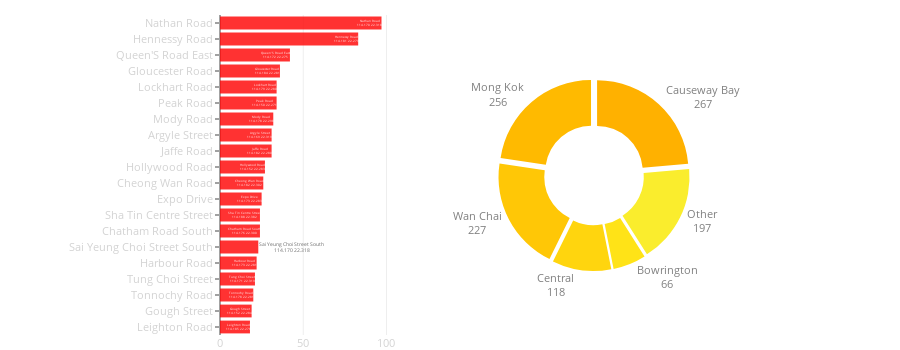

The notebook cell saved with this chart:
### Code cell
street_area_combine(city_data)

### Figure 1 — Plotly figure (JSON) as saved in the notebook; plotly's stock layout.template omitted (floating-point values rounded to 4 significant figures)
{"data": [{"hoverinfo": "text", "marker": {"color": "red"}, "opacity": 0.8, "orientation": "h", "showlegend": false, "text": ["Nathan Road<br>114.170 22.318", "Hennessy Road<br>114.181 22.279", "Queen'S Road East<br>114.172 22.275", "Gloucester Road<br>114.184 22.281", "Lockhart Road<br>114.179 22.280", "Peak Road<br>114.150 22.271", "Mody Road<br>114.178 22.298", "Argyle Street<br>114.169 22.319", "Jaffe Road<br>114.182 22.280", "Hollywood Road<br>114.152 22.283", "Cheong Wan Road<br>114.182 22.302", "Expo Drive<br>114.173 22.283", "Sha Tin Centre Street<br>114.188 22.382", "Chatham Road South<br>114.176 22.300", "Sai Yeung Choi Street South<br>114.170 22.318", "Harbour Road<br>114.173 22.281", "Tung Choi Street<br>114.171 22.319", "Tonnochy Road<br>114.178 22.281", "Gough Street<br>114.152 22.284", "Leighton Road<br>114.185 22.278"], "type": "bar", "uid": "612a17da-4291-11e9-9dd9-3c15c2cf2370", "x": [97, 83, 42, 36, 34, 34, 32, 31, 31, 27, 26, 25, 24, 24, 23, 22, 21, 20, 19, 18], "y": ["Nathan Road", "Hennessy Road", "Queen'S Road East", "Gloucester Road", "Lockhart Road", "Peak Road", "Mody Road", "Argyle Street", "Jaffe Road", "Hollywood Road", "Cheong Wan Road", "Expo Drive", "Sha Tin Centre Street", "Chatham Road South", "Sai Yeung Choi Street South", "Harbour Road", "Tung Choi Street", "Tonnochy Road", "Gough Street", "Leighton Road"]}, {"domain": {"x": [0.1, 1], "y": [0.2, 0.8]}, "hole": 0.5, "hoverinfo": "label+percent+value", "labels": ["Causeway Bay", "Mong Kok", "Wan Chai", "Central", "Bowrington", "Other"], "marker": {"colors": ["#ffb100", "#ffba00", "#ffc706", "#ffd50e", "#ffe317", "#faed2d"]}, "pull": 0.05, "sort": false, "textfont": {"color": "grey", "size": 11}, "textinfo": "label+value", "textposition": "outside", "type": "pie", "uid": "612d2448-4291-11e9-b910-3c15c2cf2370", "values": [267, 256, 227, 118, 66, 197]}], "layout": {"height": 350, "hovermode": "closest", "margin": {"b": 15, "l": 220, "r": 0, "t": 15}, "showlegend": false, "width": 900, "xaxis": {"domain": [0, 0.25], "tickfont": {"color": "lightgrey", "size": 11}}, "yaxis": {"autorange": "reversed", "domain": [0, 1], "tickfont": {"color": "lightgrey", "size": 11}, "ticklen": 4}}}
